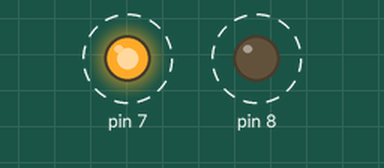
Recording of a sketch running on a simulated Arduino Uno, built with avr-gcc and run on an emulated ATmega328P. On the bench: output pins drawn as LEDs (lit = HIGH). Dashed ring = blinking.

Above: at 0.5 s.
Timing chart, 0 to 4.6 s (numbered marks = the images above):
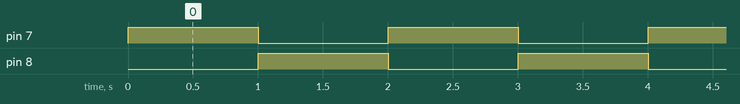

Measured:
- by itself, pin 7, pin 8: alternates HIGH for 1.0 s and LOW for 1.0 s

The sketch:

sketch_sep22c.ino
```cpp
#include<Encoder.h>
void setup() {
  // put your setup code here, to run once:
pinMode(7,OUTPUT);
pinMode(8,OUTPUT);
}

void loop() {
  // put your main code here, to run repeatedly:
analogWrite(7,200);
analogWrite(8,0);
delay(1000);
analogWrite(8,200);
analogWrite(7,0);
delay(1000);
}
```
